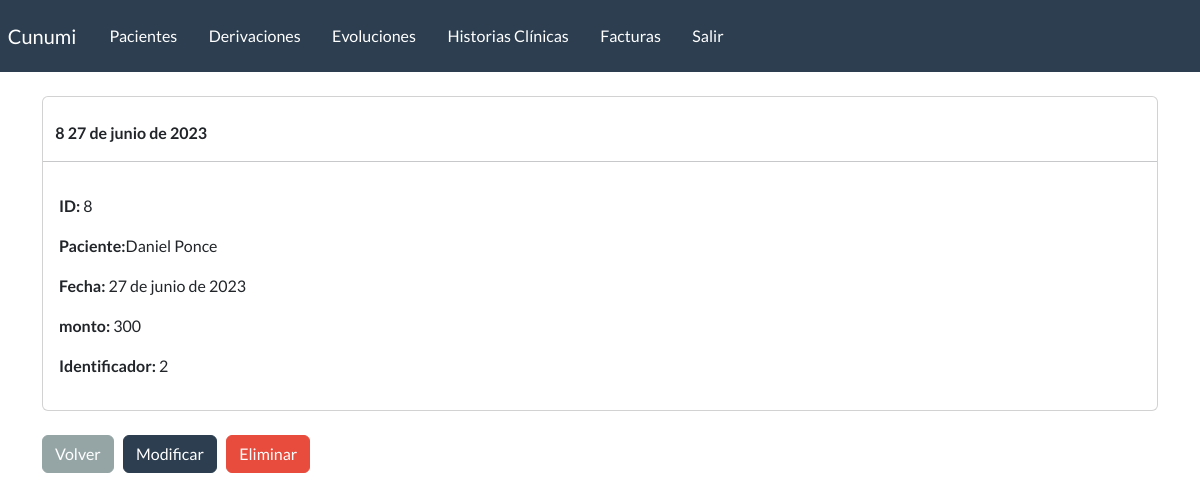
/detalle-factura/8/ (signed in), run on the app's committed database.
### webapp/models.py (models this page shows, shortened)
class factura(models.Model):
    paciente = models.ForeignKey(paciente, on_delete=models.CASCADE, blank=True)
    fecha = models.DateField(blank=True, null=True)
    monto = models.IntegerField(blank=True)
    identificador = models.IntegerField(blank=True)

class paciente(models.Model):
    nombre = models.CharField(max_length=100)
    apellido = models.CharField(max_length=100, blank=True)
    dni = models.CharField(max_length=100, blank=True)
    telefono = models.CharField(max_length=100, blank=True)
    email = models.EmailField(blank=True)
    edad = models.IntegerField(blank=True)
    fecha_inicio = models.DateField(blank=True, null=True)
    responables = models.CharField(max_length=200, blank=True)
    motivo_consulta = models.CharField(max_length=200, blank=True)
    derivado = models.BooleanField(default=False)
    email = models.EmailField(blank=True)
    estado_choices = (
        ('activo', 'activo'),
        ('inactivo', 'inactivo'),
        ('alta', 'alta'),
        ('derivado', 'derivado'))
    estado = models.CharField(max_length=20, choices=estado_choices, default='activo')
    profesional_responsable = models.ForeignKey(User, on_delete=models.CASCADE, blank=True)
    def __str__(self):
        return f"{self.nombre} {self.apellido}"

### webapp/views.py (the view)
# urls.py: path('detalle-factura/<id>/', views.detalle_factura, name='detalle_factura'),
@permission_required('webapp.view_factura')
def detalle_factura(request, id):
    facturaVar = get_object_or_404(factura, id=id)
    data = {
        'factura': facturaVar,
    }
    return render(request, 'webapp/factura/detalle.html', data)

### webapp/templates/webapp/factura/detalle.html (shortened to what this page needs)
{% extends 'webapp/base.html' %}
{% block content %}
        <div class="card">
            <strong>
                <br>
                {{factura.id}}
                {{factura.fecha}}
            </strong>
            <hr>
            <div class="card-body">
                <p><strong>ID: </strong>{{factura.id}}</p>
                <p><strong>Paciente:</strong>{{factura.paciente}}</p>
                <p><strong>Fecha: </strong>{{factura.fecha}}</p>
                <p><strong>monto: </strong>{{factura.monto}}</p>
                <p><strong>Identificador: </strong>{{factura.identificador}}</p>
            </div>
        </div>
        <br>
        <a href="{% url 'listar_facturas' %}" class="btn btn-secondary">Volver</a>
        <a href="{% url 'modificar_factura' factura.id %}" class="btn btn-primary">Modificar</a>
        <a href="{% url 'eliminar_factura' factura.id %}" class="btn btn-danger">Eliminar</a>
{% endblock %}

### data on the page
factura: id "8", fecha "27 de junio de 2023", paciente "Daniel Ponce", monto "300", identificador "2"
